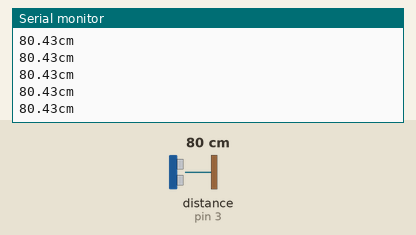
Simulated run of this sketch. Board: Arduino Uno, built with avr-gcc and run on an emulated ATmega328P. Parts: the last lines printed to the serial monitor. Wiring (inferred from the names in the program): ultrasonic range finder: trigger pin 2; echo pin 3. Inputs (shaded band) come from the test bench; at power-on: distance to the obstacle (sensor on pin 3) 80 cm. The echo pulse lasts 58.3 µs per cm.

Above: at 1.2 s.
1.3 s: distance to the obstacle (sensor on pin 3) set to 120 cm
At 1.49 s:
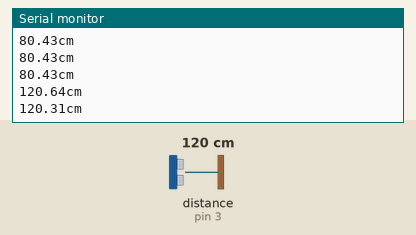
4.3 s: distance to the obstacle (sensor on pin 3) set to 2 cm
At 4.3 s:
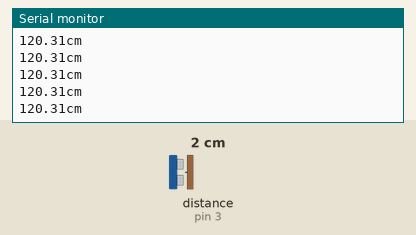
Timing chart, 0 to 7.3 s (numbered marks = the images above; inputs shaded):
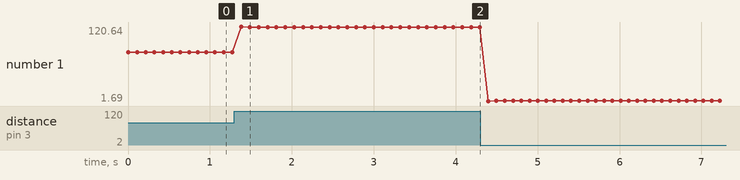

The sketch:

sound_senser.ino
```cpp
  int echo_pin=3;
  int trig_pin=2;
void setup() {

  Serial.begin(9600);
  pinMode(echo_pin,INPUT);
  pinMode(trig_pin,OUTPUT);

}

void loop() {
 float duration, distance;
 digitalWrite(trig_pin,HIGH);
 delayMicroseconds(2);
 digitalWrite(trig_pin,LOW);
 duration=pulseIn(echo_pin,HIGH);
 distance=(float(duration/2)/29);
Serial.print(distance);
Serial.println("cm");
delay(100);


}
```

Measured:
- after the input at 1.3 s, the serial monitor: prints a new line after 0.08 s (image 1)
- plotted number 1: 80.43 → 120.31 after the input at 1.3 s, 120.31 → 1.71 after the input at 4.3 s
